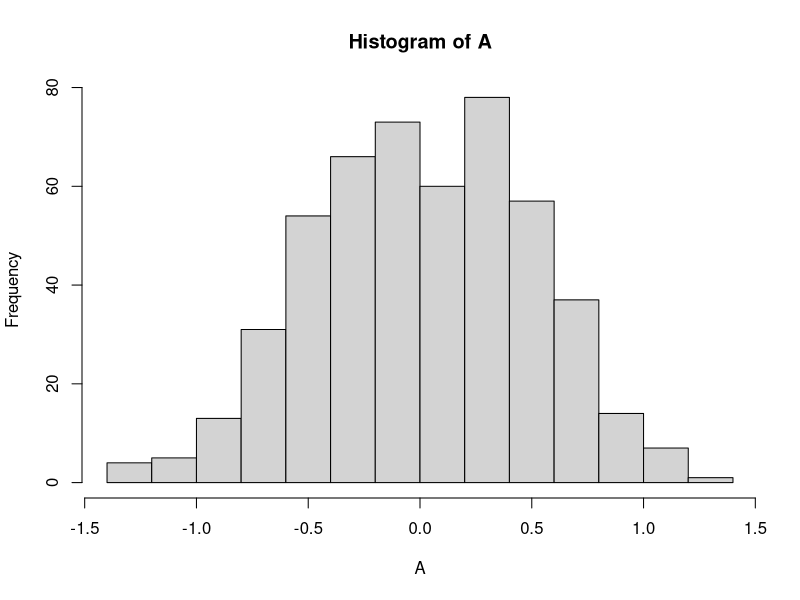
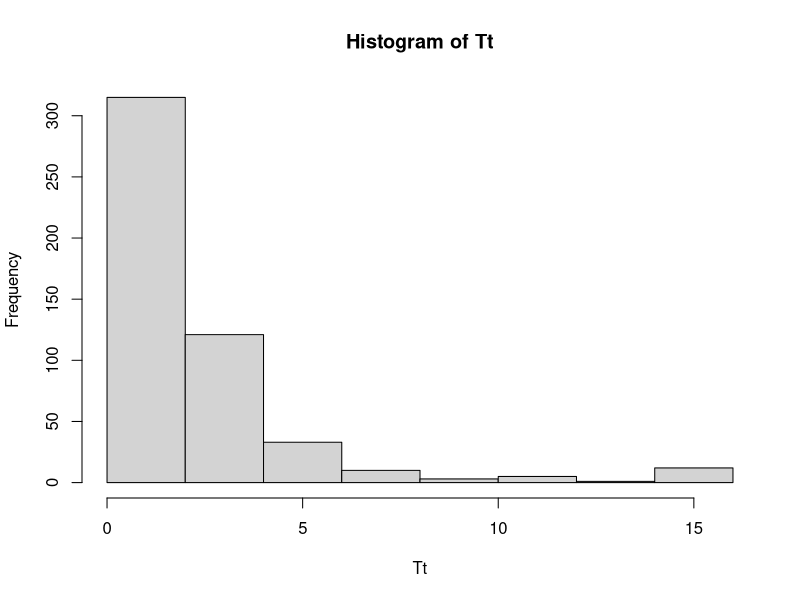
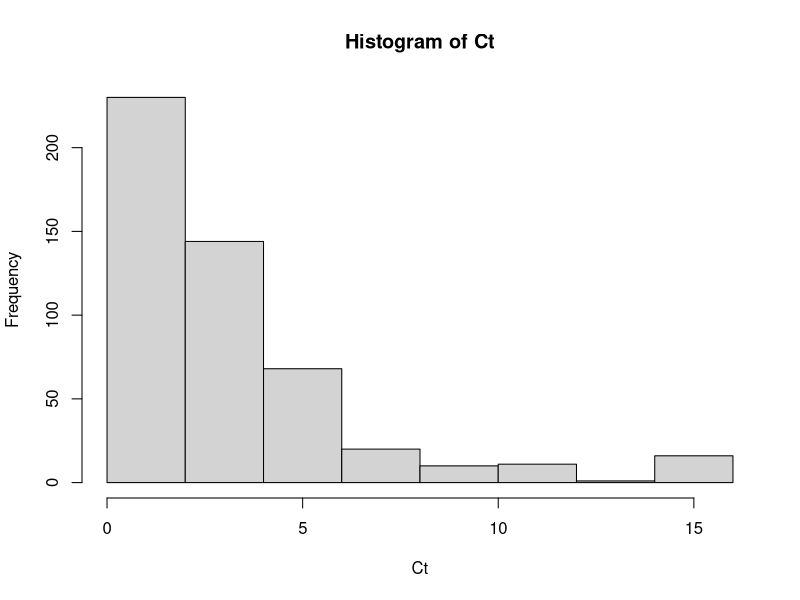

These figures' R source, in order: (Note: this script raises an error after producing the figures.)
## ---- chunk 1
knitr::opts_chunk$set(echo = TRUE)
## ---- chunk 2
# Sample size
n <- 500
# Baseline variables
W1 <- runif(n, -1 ,1)
W2 <- runif(n, -1 ,1)
# Treatment
A <- rnorm(n,  mean = -0.6*W1, sd = 0.3)
hist(A)
# Time to event
Tt <- pmin(rweibull(n, scale = 2,  shape = exp(0.5*(W1 + W2 - A))),15)
hist(Tt)
# Time to censoring
Ct <- pmin(rweibull(n, scale = 3,  shape = exp(0.5*(W1 + W2 -A))),15)
hist(Ct)

# Observed event-time variables. Ttilde and Delta.
Ttilde <- pmin(Tt, Ct)
Delta <- as.numeric(Tt <= Ct)

# Biased sampling indicator
R <- rbinom(n, size  =1, prob = plogis(W1))
A[R==0] <- NA
pR_fit <- glm.fit(cbind(1,W1), R, family = binomial())
# Estimate of biased sampling probability
pR_est <- plogis(cbind(1,W1) %*% coef(pR_fit)) 
# estimated IPW weights
weights <- 1 / pR_est

data <- data.frame(W1, W2, A, Ttilde, Delta, R, weights)

## ---- chunk 3
# Get discrete time dataset
target_times <- 10
data_discrete_list <- discretize_time(data, "Ttilde", biased_sampling_indicator = "R", target_times = target_times)
# Get discretized data and new target times
data_discrete <- data_discrete_list$data_discrete
target_times_discrete <- data_discrete_list$target_times_discrete
head(data_discrete)
print(target_times_discrete)
## ---- chunk 4
# Thresholds of treatment at which to estimate cumulative incidence
cutoffs_A <- quantile(na.omit(data$A), seq(0.05, 0.95, length = 10))

lrnr <- Pipeline$new(Lrnr_cv$new(Stack$new(
  Lrnr_hal9001$new(smoothness_orders = 0, max_degree = 1, num_knots = c(30,10)),
  Lrnr_gam$new(),
  Lrnr_glmnet$new(),
  Lrnr_earth$new(),
  Lrnr_xgboost$new(max_depth = 5),
  Lrnr_xgboost$new(max_depth = 4)
)), Lrnr_cv_selector$new())

lrnr <-  Lrnr_glmnet$new()
out <- ThresholdSurvival(as.data.table(data_discrete), 
                         covariates = c("W1", "W2"), 
                         target_times = target_times_discrete,
                         cutoffs_A = cutoffs_A,  
                         lrnr_A = lrnr, lrnr_N = lrnr, 
                         lrnr_C = lrnr, 
                         biased_sampling_indicator = "R", 
                         weights_var = "weights" )



